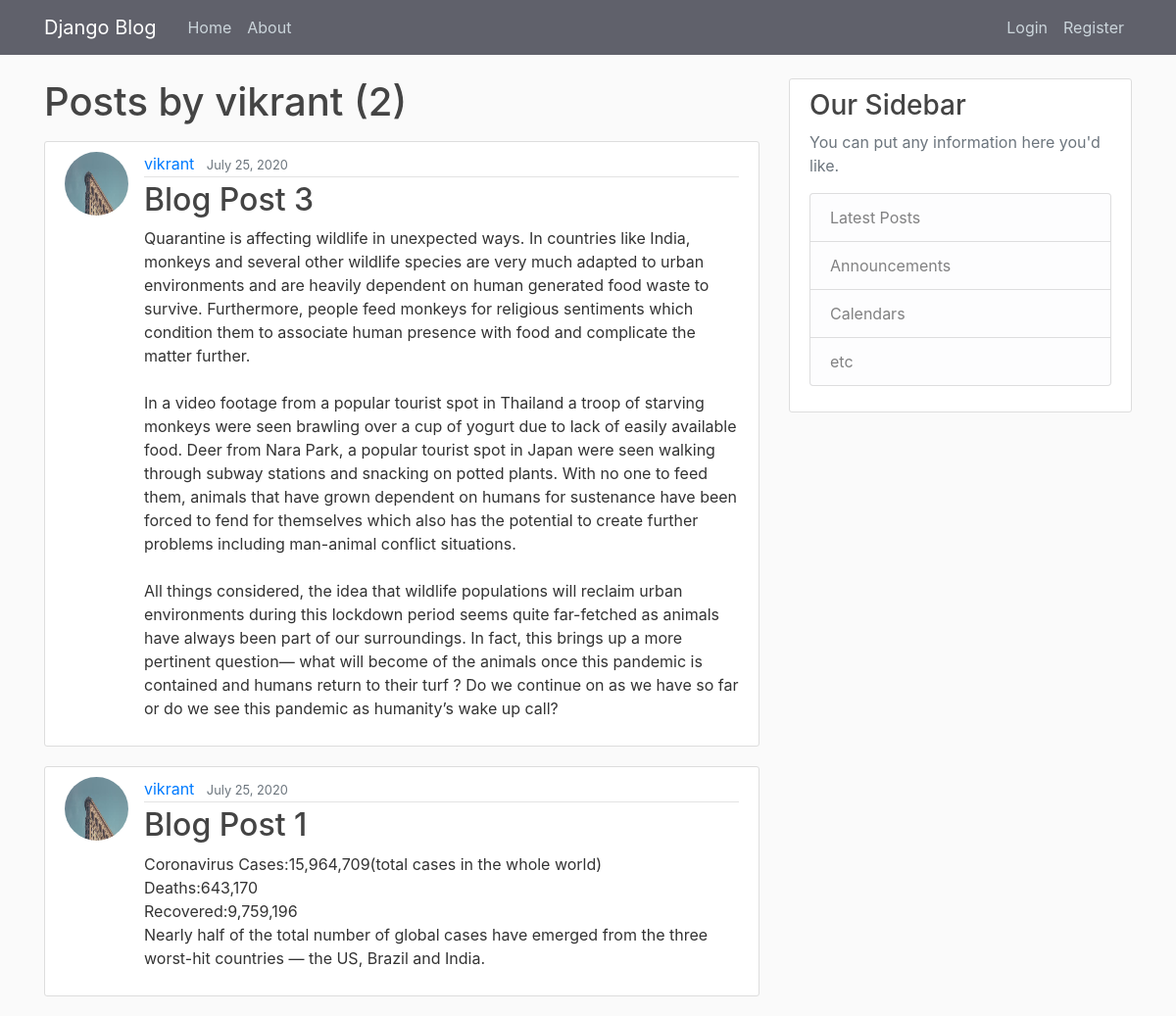
The page /user/vikrant on the database as committed earlier.
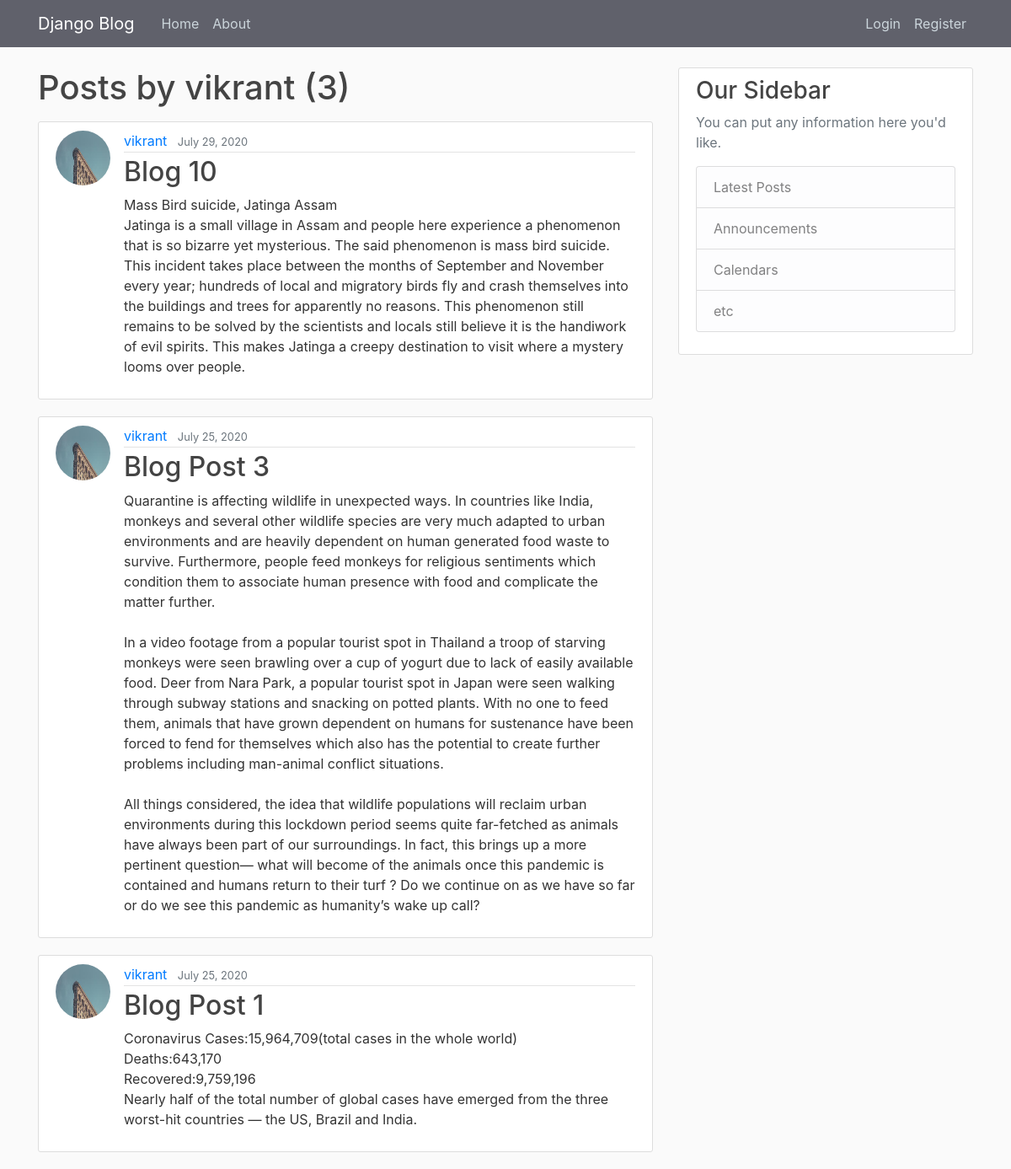
The same page on the database as committed later.
### blog/models.py (models this page shows, shortened)
class Post(models.Model):
    title=models.CharField(max_length=100)
    content=models.TextField()
    date=models.DateTimeField(default=timezone.now)
    author=models.ForeignKey(User, on_delete=models.CASCADE)

### users/models.py (models this page shows, shortened)
class Profile(models.Model):
    user=models.OneToOneField(User,on_delete=models.CASCADE)
    image=models.ImageField(default='default.jpg',upload_to='profile_pics')

### blog/views.py (the view)
# urls.py: path('user/<str:username>', UserPostListView.as_view(),name='user-posts'),
class UserPostListView(ListView):
    model = Post
    template_name = 'blog/user_posts.html'   # <app>/<model>_<viewtype>.html
    context_object_name = 'posts'
    paginate_by = 3
    def get_queryset(self):
        user= get_object_or_404(User, username=self.kwargs.get('username'))
        return Post.objects.filter(author=user).order_by('-date')

### blog/templates/blog/user_posts.html (shortened to what this page needs)
{% extends 'blog/base.html' %}
{% block content %}
<h1 class="mb-3">Posts by {{ view.kwargs.username }} ({{ page_obj.paginator.count }})</h1>
{% for post in posts %}
<article class="media content-section">
    <img class="rounded-circle article-img" src="{{ post.author.profile.image.url }}">
    <div class="media-body">
        <div class="article-metadata">
            <a class="mr-2" href="{% url 'user-posts' post.author.username %}">{{ post.author }}</a>
            <small class="text-muted">{{ post.date|date:"F d, Y" }}</small>
        </div>
        <h2><a class="article-title" href="{% url 'post-detail' post.id %}">{{ post.title }}</a></h2>
        <p class="article-content">{{ post.content }}</p>
    </div>
</article>
{% endfor %}
{% endblock content %}

Rows that differ between the two databases and show on the page:
added Post: author.profile.image (picture), author "vikrant", date "July 29, 2020", title "Blog 10", content "Mass Bird suicide, Jatinga Assam Jatinga is a small village in Assam and people here experience a phenomenon that is so bizarre yet mysterious. The said phenomenon is mass bird suicide. This incident takes place between the months of September and November every year; hundreds of local and migratory birds fly and crash themselves into the buildings and trees for apparently no reasons. This phenomenon still remains to be solved by the scientists and locals still believe it is the handiwork of evil spirits. This makes Jatinga a creepy destination to visit where a mystery looms over people."
Other text that changed with them:
{{ page_obj.paginator.count }}: "2" → "3"
